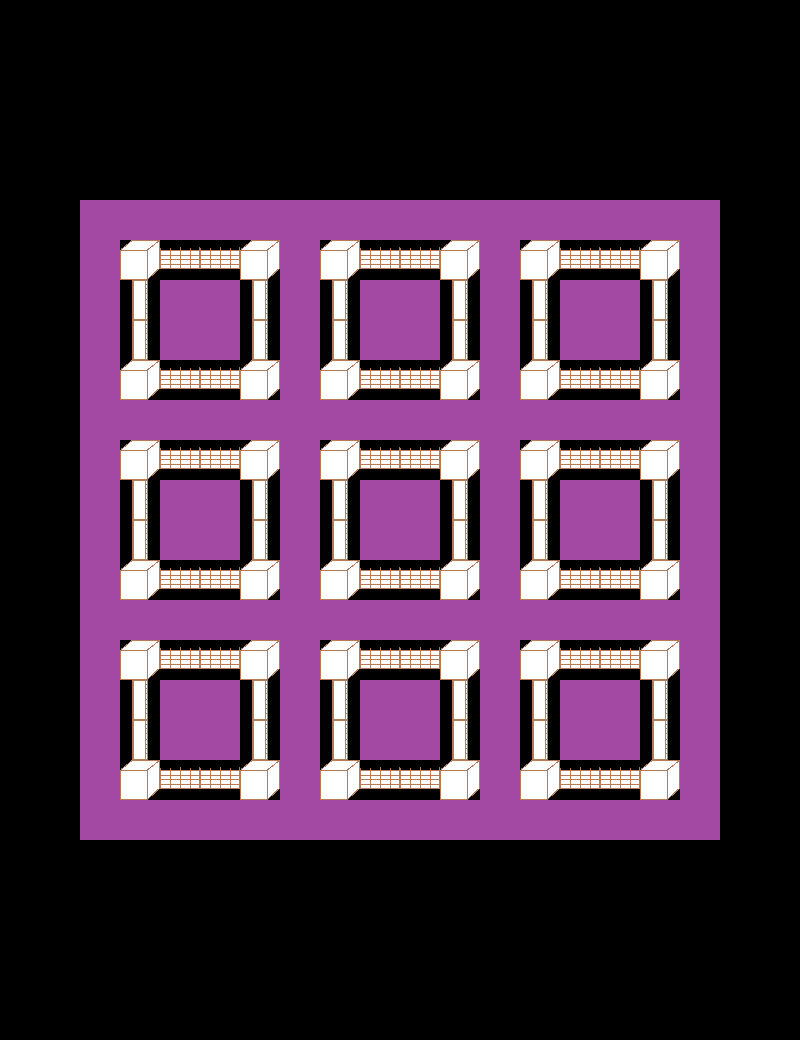

Tiled map render using the project's own tile images. Description and the map definition, with tile-layer contents summarised, below:
An orthogonal 20x26 tile map with 40x40 px tiles, 1 tile layer (background).

<map version="1.0" orientation="orthogonal" renderorder="left-up" width="20" height="26" tilewidth="40" tileheight="40" nextobjectid="6">
 <tileset firstgid="1" name="tileset" tilewidth="40" tileheight="40" tilecount="256" columns="16">
  <image source="BattleTiledMap.png" width="640" height="640" />
 </tileset>
 <layer name="background" width="20" height="26">
  <data>[520 cells, 256 non-empty, 256 distinct tile ids]</data>
 </layer>
</map>
